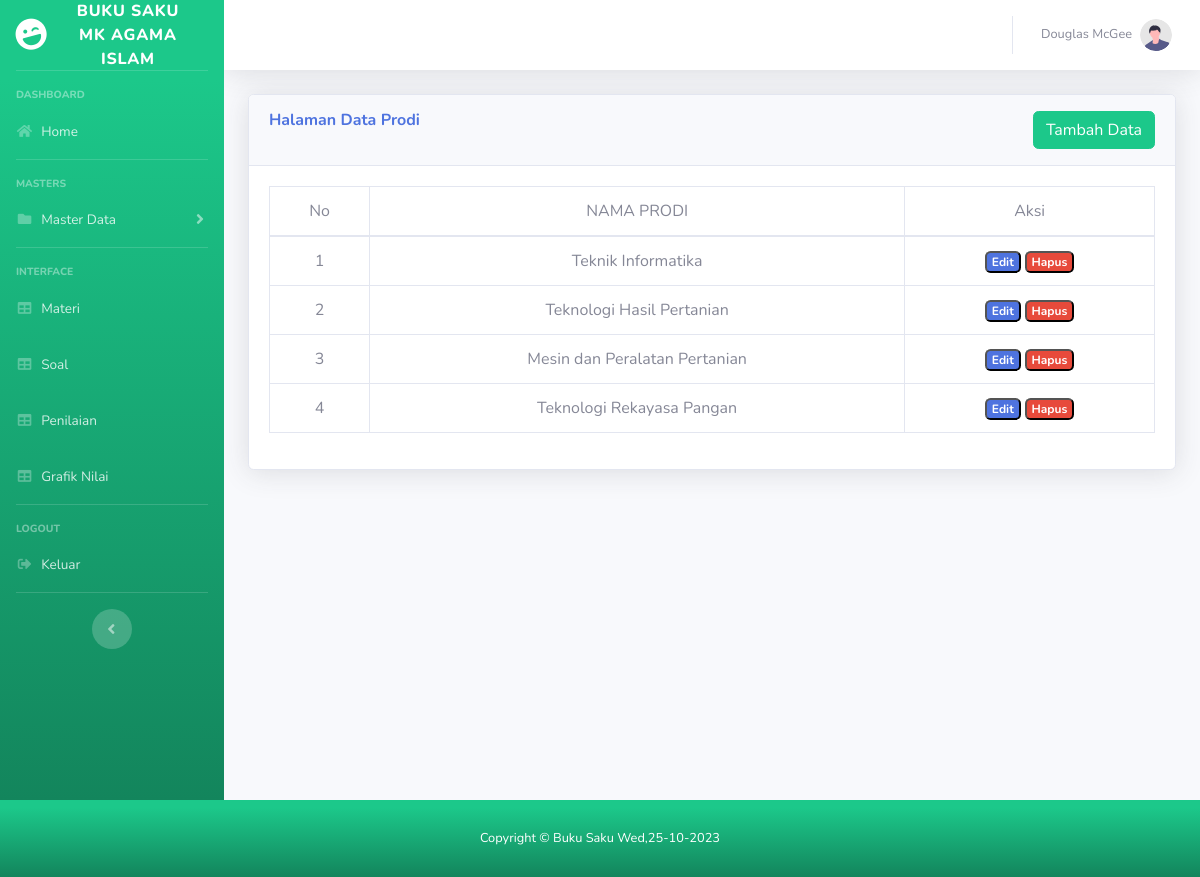
Page /index.php/prodi on the committed database.
### tables this page shows
CREATE TABLE `t_prodi` (
  `id_prodi` int NOT NULL,
  `prodi` varchar(255) NOT NULL
);

### application/controllers/Prodi.php (called while the page is built, shortened)
<?php
class Prodi extends CI_Controller
{
    public function __construct()
    {
        $this->load->model('M_prodi');
    }
    public function index()
    {
        $data['title'] = 'Halaman Data Periode';
        $data['t_prodi'] = $this->M_prodi->SemuaData()->result_array();
        $this->load->view('templates/header');
        $this->load->view('templates/sidebar');
        $this->load->view('templates/topbar');
        $this->load->view('master/v_prodi', $data);
        $this->load->view('templates/footer');
    }
}

### index.php (called while the page is built, shortened)
<?php
require_once BASEPATH.'core/CodeIgniter.php';

### application/models/M_prodi.php (called while the page is built, shortened)
<?php
class M_prodi extends CI_Model
{
    public function SemuaData(){
        return $this->db->query("SELECT * FROM t_prodi ORDER BY id_prodi ASC;");
    }
}

### application/views/master/v_prodi.php (the view, shortened to what this page needs)
<div class="container-fluid">
    <div class="card shadow mb-4">
        <div class="card-header py-3">
            <h6 class="m-0 font-weight-bold text-primary">Halaman Data Prodi
                <button type="button" class="btn btn-success float-right" data-toggle="modal"
                    data-target="#biodataModal">
                    Tambah Data
                </button>
        </div>
        <div class="card-body">
            <div class="table-responsive">
                <table class="table table-bordered text-center" id="dataTable" width="100%" cellspacing="0">
                    <thead>
                        <tr>
                            <td>No</td>
                            <td>NAMA PRODI</td>
                            <td>Aksi</td>
                        </tr>
                    </thead>
                    <body>
                        <?php
                    $no = 1;
                foreach ($t_prodi as $tp) : ?>
                        <tr>
                            <td><?php echo $no++; ?></td>
                            <td><?php echo $tp['prodi']; ?></td>
                            <td>
                                <button type="button" class="badge badge-primary" data-toggle="modal"
                                    data-target="#editmodal<?php echo $tp['id_prodi'];?>">
                                    Edit
                                </button>
                                <button type="button" class="badge badge-danger" data-toggle="modal"
                                    data-target="#hapusmodal<?php echo $tp['id_prodi'];?>">
                                    Hapus
                                </button>
                            </td>
                        </tr>
                        <?php endforeach; ?>
            </div>
            </body>

### rows in the picture
t_prodi: prodi "Teknik Informatika"
t_prodi: prodi "Teknologi Hasil Pertanian"
t_prodi: prodi "Mesin dan Peralatan Pertanian"
t_prodi: prodi "Teknologi Rekayasa Pangan"
